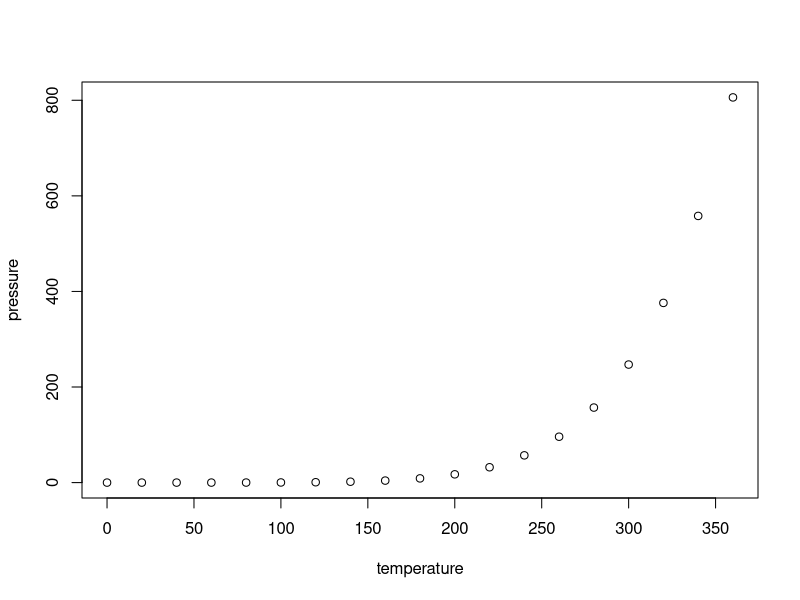
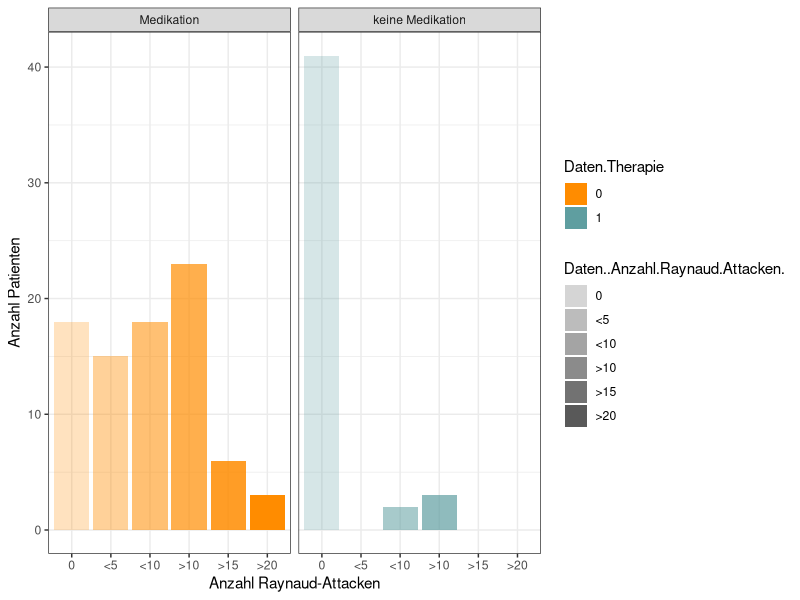
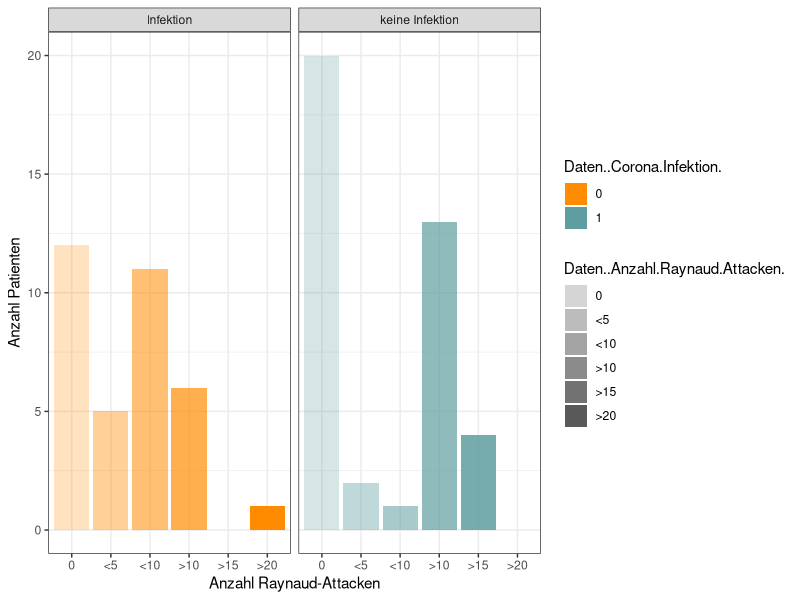
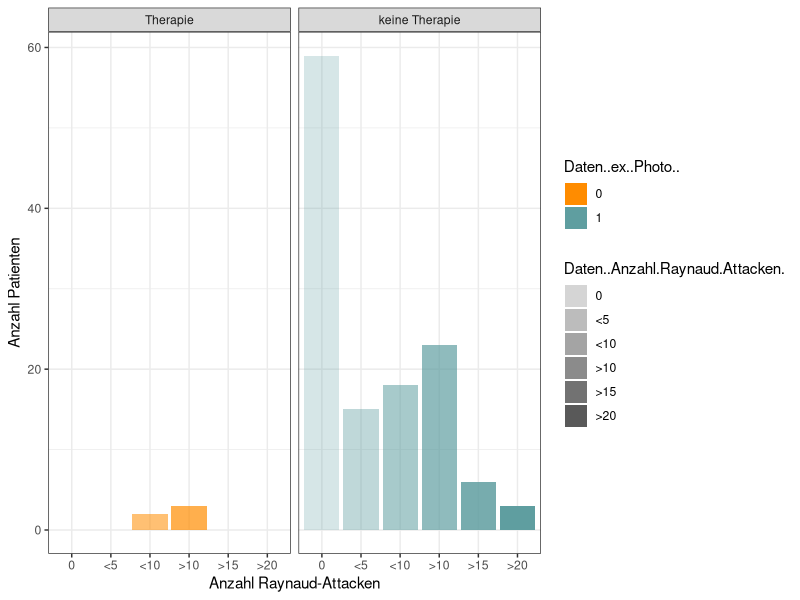
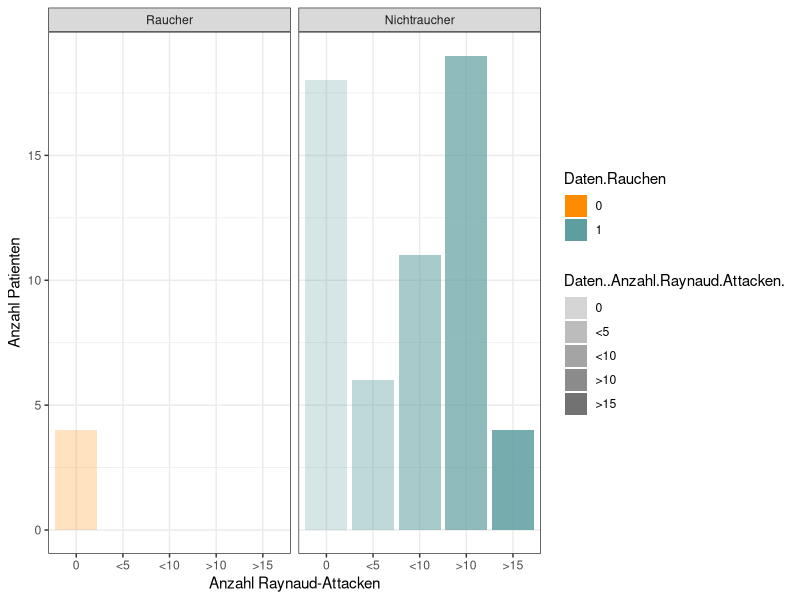
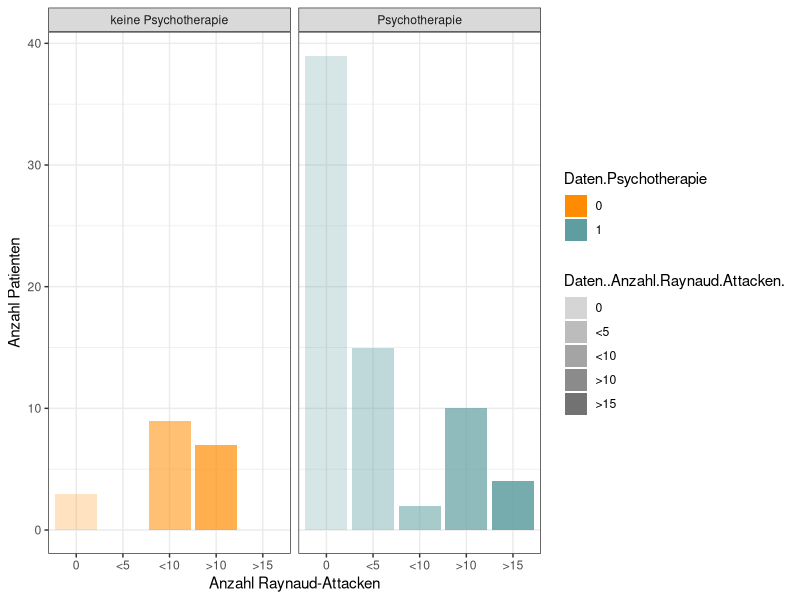
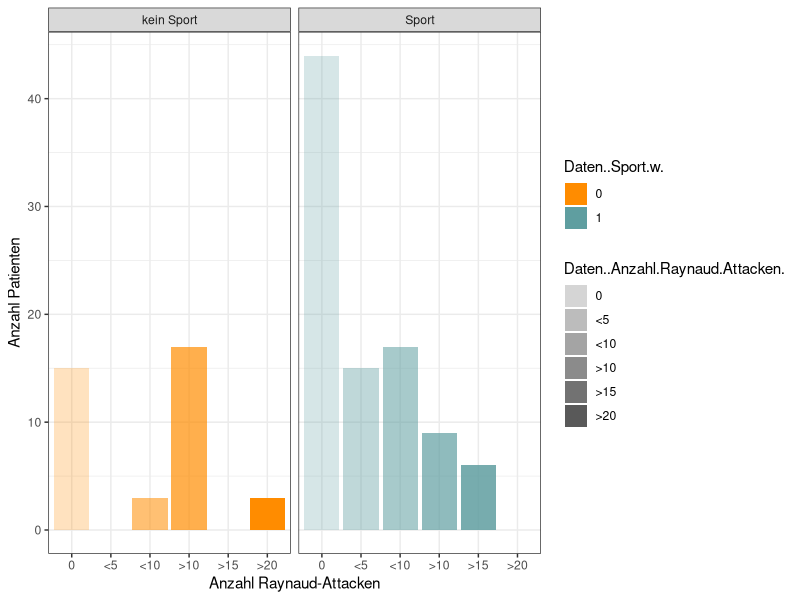
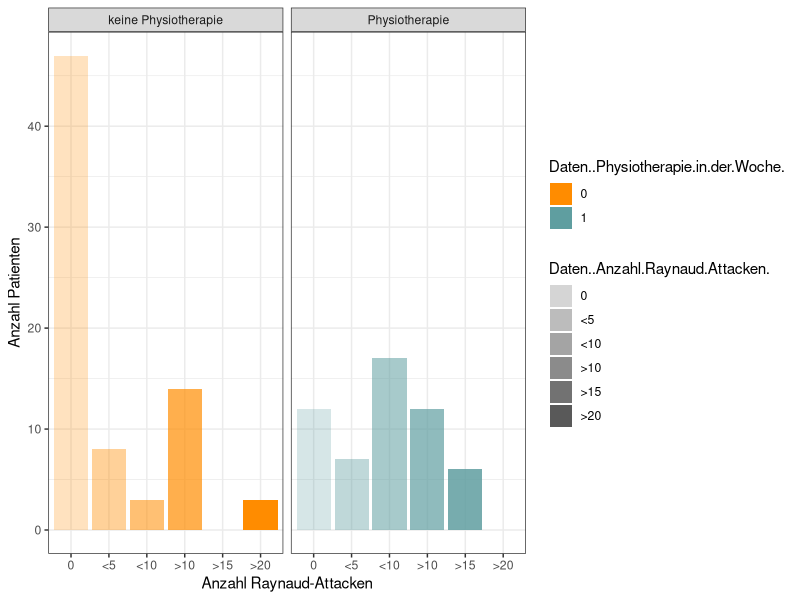

Write R code to recreate these figures, in order.
## ---- chunk 1
knitr::opts_chunk$set(echo = TRUE)
## ---- chunk 2
summary(cars)
## ---- chunk 3
plot(pressure)
## ---- chunk 4


library(tidyverse)
library(ggplot2)
library(readr)
library(patchwork)
Daten <- read_csv("Daten.csv")




Farben_Risiko <- c("0"= "darkorange", "1" = "cadetblue")
############# Medikation
Daten_Medikamente <- data.frame (Daten$Therapie, Daten$`Anzahl Raynaud Attacken`)
Daten_Medikamente <- na.omit(Daten_Medikamente) %>%
  group_by(Daten..Anzahl.Raynaud.Attacken., Daten.Therapie) %>%
  summarise(count=n()) 

Daten_Medikamente$Daten..Anzahl.Raynaud.Attacken. <- factor(Daten_Medikamente$Daten..Anzahl.Raynaud.Attacken., ordered = TRUE, levels = c("0", "<5", "<10", ">10", ">15", ">20"))
Daten_Medikamente$Daten.Therapie <- factor(Daten_Medikamente$Daten.Therapie, levels = c("0", "1")) 

panel_labels_Medikamente <- c("0" = "Medikation", "1" = "keine Medikation")


ggplot(Daten_Medikamente) + aes(x= Daten..Anzahl.Raynaud.Attacken., y=count, fill=Daten.Therapie, alpha=Daten..Anzahl.Raynaud.Attacken.)+
  geom_bar(stat='identity')+ facet_grid(.~Daten.Therapie, labeller= labeller(Daten.Therapie = panel_labels_Medikamente)) + xlab ("Anzahl Raynaud-Attacken") + ylab ("Anzahl Patienten") + theme_bw() + scale_alpha_manual(values=c(0.25, 0.4, 0.55, 0.7, 0.85, 1)) + scale_fill_manual(values=Farben_Risiko) 



########################## Corona
Daten_Corona <- data.frame (Daten$`Corona Infektion`, Daten$`Anzahl Raynaud Attacken`)
Daten_Corona <- na.omit(Daten_Corona) %>%
  group_by(Daten..Anzahl.Raynaud.Attacken., Daten..Corona.Infektion.) %>%
  summarise(count=n()) 

Daten_Corona$Daten..Anzahl.Raynaud.Attacken. <- factor(Daten_Corona$Daten..Anzahl.Raynaud.Attacken., ordered = TRUE, levels = c("0", "<5", "<10", ">10", ">15", ">20"))
Daten_Corona$Daten..Corona.Infektion. <- factor(Daten_Corona$Daten..Corona.Infektion., levels = c("0", "1"))

panel_labels_Corona <- c("0" = "Infektion", "1" = "keine Infektion")

ggplot(Daten_Corona) + aes(x= Daten..Anzahl.Raynaud.Attacken., y=count, fill=Daten..Corona.Infektion., alpha=Daten..Anzahl.Raynaud.Attacken.)+
  geom_bar(stat='identity')+ facet_grid(.~Daten..Corona.Infektion., labeller= labeller(Daten..Corona.Infektion. = panel_labels_Corona)) + xlab ("Anzahl Raynaud-Attacken") + ylab ("Anzahl Patienten") + theme_bw() + scale_alpha_manual(values=c(0.25, 0.4, 0.55, 0.7, 0.85, 1)) + scale_fill_manual(values=Farben_Risiko) 

########################## Externe Phototherapie
Daten_Phototherapie <- data.frame (Daten$`ex. Photo.`, Daten$`Anzahl Raynaud Attacken`)
Daten_Phototherapie <- na.omit(Daten_Phototherapie) %>%
  group_by(Daten..Anzahl.Raynaud.Attacken., Daten..ex..Photo..) %>%
  summarise(count=n()) 

Daten_Phototherapie$Daten..Anzahl.Raynaud.Attacken. <- factor(Daten_Phototherapie$Daten..Anzahl.Raynaud.Attacken., ordered = TRUE, levels = c("0", "<5", "<10", ">10", ">15", ">20"))
Daten_Phototherapie$Daten..ex..Photo.. <- factor(Daten_Phototherapie$Daten..ex..Photo.., levels = c("0", "1"))

panel_labels_Phototherapie <- c("0" = "Therapie", "1" = "keine Therapie")

ggplot(Daten_Phototherapie) + aes(x= Daten..Anzahl.Raynaud.Attacken., y=count, fill=Daten..ex..Photo.., alpha=Daten..Anzahl.Raynaud.Attacken.)+
  geom_bar(stat='identity')+ facet_grid(.~Daten..ex..Photo.., labeller= labeller(Daten..ex..Photo.. = panel_labels_Phototherapie)) + xlab ("Anzahl Raynaud-Attacken") + ylab ("Anzahl Patienten") + theme_bw() + scale_alpha_manual(values=c(0.25, 0.4, 0.55, 0.7, 0.85, 1)) + scale_fill_manual(values=Farben_Risiko) 

############################ Rauchen
Daten_Rauchen <- data.frame (Daten$Rauchen, Daten$`Anzahl Raynaud Attacken`)

## hier zusätzlich Entfernung einiger Anmerkungen nach Gruppierung in "0" und "1"
Daten_Rauchen$Daten.Rauchen <- substr(Daten_Rauchen$Daten.Rauchen, 0, 1)
Daten_Rauchen <- na.omit(Daten_Rauchen) %>%
  group_by(Daten..Anzahl.Raynaud.Attacken., Daten.Rauchen) %>%
  summarise(count=n()) 

Daten_Rauchen$Daten..Anzahl.Raynaud.Attacken. <- factor(Daten_Rauchen$Daten..Anzahl.Raynaud.Attacken., ordered = TRUE, levels = c("0", "<5", "<10", ">10", ">15", ">20"))
Daten_Rauchen$Daten.Rauchen <- factor(Daten_Rauchen$Daten.Rauchen, levels = c("0", "1"))

panel_labels_Rauchen <- c("0" = "Raucher", "1" = "Nichtraucher")

ggplot(Daten_Rauchen) + aes(x= Daten..Anzahl.Raynaud.Attacken., y=count, fill=Daten.Rauchen, alpha=Daten..Anzahl.Raynaud.Attacken.)+
  geom_bar(stat='identity')+ facet_grid(.~Daten.Rauchen, labeller= labeller(Daten.Rauchen = panel_labels_Rauchen)) + xlab ("Anzahl Raynaud-Attacken") + ylab ("Anzahl Patienten") + theme_bw() + scale_alpha_manual(values=c(0.25, 0.4, 0.55, 0.7, 0.85, 1)) + scale_fill_manual(values=Farben_Risiko) 

##################### Psychotherapie
Daten_Psycho <- data.frame (Daten$Psychotherapie, Daten$`Anzahl Raynaud Attacken`)

## hier lediglich Unterscheidung Psychotherapie ja oder nein, keine gesonderte Betrachtung von 2x wöchentlich aufgrund geringer Fallzahl
Daten_Psycho$Daten.Psychotherapie[Daten_Psycho$Daten.Psychotherapie > 1] <- 1

Daten_Psycho <- na.omit(Daten_Psycho) %>%
  group_by(Daten..Anzahl.Raynaud.Attacken., Daten.Psychotherapie) %>%
  summarise(count=n()) 

Daten_Psycho$Daten..Anzahl.Raynaud.Attacken. <- factor(Daten_Psycho$Daten..Anzahl.Raynaud.Attacken., ordered = TRUE, levels = c("0", "<5", "<10", ">10", ">15", ">20"))
Daten_Psycho$Daten.Psychotherapie <- factor(Daten_Psycho$Daten.Psychotherapie, levels = c("0", "1"))

panel_labels_Psycho <- c("0" = "keine Psychotherapie", "1" = "Psychotherapie")

ggplot(Daten_Psycho) + aes(x= Daten..Anzahl.Raynaud.Attacken., y=count, fill=Daten.Psychotherapie, alpha=Daten..Anzahl.Raynaud.Attacken.)+
  geom_bar(stat='identity')+ facet_grid(.~Daten.Psychotherapie, labeller= labeller(Daten.Psychotherapie = panel_labels_Psycho)) + xlab ("Anzahl Raynaud-Attacken") + ylab ("Anzahl Patienten") + theme_bw() + scale_alpha_manual(values=c(0.25, 0.4, 0.55, 0.7, 0.85, 1)) + scale_fill_manual(values=Farben_Risiko) 



################# Sport
Daten_Sport <- data.frame (Daten$`Sport/w`, Daten$`Anzahl Raynaud Attacken`)

## hier lediglich Unterscheidung Sport und kein Sport, keine Berücksichtigung der Häufigkeit
Daten_Sport$Daten..Sport.w.[Daten_Sport$Daten..Sport.w. > 1] <- 1

Daten_Sport <- na.omit(Daten_Sport) %>%
  group_by(Daten..Anzahl.Raynaud.Attacken., Daten..Sport.w.) %>%
  summarise(count=n()) 

Daten_Sport$Daten..Anzahl.Raynaud.Attacken. <- factor(Daten_Sport$Daten..Anzahl.Raynaud.Attacken., ordered = TRUE, levels = c("0", "<5", "<10", ">10", ">15", ">20"))
Daten_Sport$Daten..Sport.w. <- factor(Daten_Sport$Daten..Sport.w., levels = c("0", "1"))

panel_labels_Sport <- c("0" = "kein Sport", "1" = "Sport")

ggplot(Daten_Sport) + aes(x= Daten..Anzahl.Raynaud.Attacken., y=count, fill=Daten..Sport.w., alpha=Daten..Anzahl.Raynaud.Attacken.)+
  geom_bar(stat='identity')+ facet_grid(.~Daten..Sport.w., labeller= labeller(Daten..Sport.w. = panel_labels_Sport)) + xlab ("Anzahl Raynaud-Attacken") + ylab ("Anzahl Patienten") + theme_bw() + scale_alpha_manual(values=c(0.25, 0.4, 0.55, 0.7, 0.85, 1)) + scale_fill_manual(values=Farben_Risiko) 



################### Physio
Daten_Physio <- data.frame (Daten$`Physiotherapie in der Woche`, Daten$`Anzahl Raynaud Attacken`)

## hier lediglich Unterscheidung, ob Physiotherapie, keine Berücksichtigung der Häufigkeit
Daten_Physio$Daten..Physiotherapie.in.der.Woche.[Daten_Physio$Daten..Physiotherapie.in.der.Woche. > 1] <- 1

Daten_Physio <- na.omit(Daten_Physio) %>%
  group_by(Daten..Anzahl.Raynaud.Attacken., Daten..Physiotherapie.in.der.Woche.) %>%
  summarise(count=n()) 

Daten_Physio$Daten..Anzahl.Raynaud.Attacken. <- factor(Daten_Physio$Daten..Anzahl.Raynaud.Attacken., ordered = TRUE, levels = c("0", "<5", "<10", ">10", ">15", ">20"))
Daten_Physio$Daten..Physiotherapie.in.der.Woche. <- factor(Daten_Physio$Daten..Physiotherapie.in.der.Woche., levels = c("0", "1"))

panel_labels_Physio <- c("0" = "keine Physiotherapie", "1" = "Physiotherapie")

ggplot(Daten_Physio) + aes(x= Daten..Anzahl.Raynaud.Attacken., y=count, fill=Daten..Physiotherapie.in.der.Woche., alpha=Daten..Anzahl.Raynaud.Attacken.)+
  geom_bar(stat='identity')+ facet_grid(.~Daten..Physiotherapie.in.der.Woche., labeller= labeller(Daten..Physiotherapie.in.der.Woche. = panel_labels_Physio)) + xlab ("Anzahl Raynaud-Attacken") + ylab ("Anzahl Patienten") + theme_bw() + scale_alpha_manual(values=c(0.25, 0.4, 0.55, 0.7, 0.85, 1)) + scale_fill_manual(values=Farben_Risiko) 

## ---- chunk 5
Daten <- read_csv("Daten.csv")
Farben_Risiko <- c("0"= "darkorange", "1" = "cadetblue")
panel_labels_Rauchen
panel_labels_Medikamente

#### Rauchen (ohne NA)
Daten_Rauchen_2 <- data.frame (Daten$Rauchen, Daten$Raynaud)
Daten_Rauchen_2$Daten.Rauchen <- substr(Daten_Rauchen_2$Daten.Rauchen, 0, 1)
Daten_Rauchen_2 <- na.omit(Daten_Rauchen_2) %>%
  group_by(Daten.Raynaud, Daten.Rauchen) %>%
  summarise(count=n()) 

Daten_Rauchen_2$Daten.Raynaud <- factor(Daten_Rauchen_2$Daten.Raynaud, levels=c("0", "1"), labels = c("ja", "nein"))
Daten_Rauchen_2$Daten.Rauchen <- factor(Daten_Rauchen_2$Daten.Rauchen, levels= c("0", "1"))

ggplot(Daten_Rauchen_2) + aes(x= Daten.Raynaud, y=count, fill=Daten.Rauchen)+
  geom_bar(stat='identity')+
  facet_grid(.~Daten.Rauchen, labeller= labeller(Daten.Rauchen = panel_labels_Rauchen)) + xlab ("Raynaud-Syndrom") + ylab ("Anzahl Patienten") + theme_bw() + scale_fill_manual(values=Farben_Risiko)


#### Medikamente
Daten_Medikamente_2 <- data.frame (Daten$Therapie, Daten$Raynaud)
Daten_Medikamente_2 <- na.omit(Daten_Medikamente_2) %>%
  group_by(Daten.Raynaud, Daten.Therapie) %>%
  summarise(count=n()) 

Daten_Medikamente_2$Daten.Raynaud <- factor(Daten_Medikamente_2$Daten.Raynaud, levels=c("0", "1"), labels = c("ja", "nein"))
Daten_Medikamente_2$Daten.Therapie <- factor(Daten_Medikamente_2$Daten.Therapie, levels=c("0", "1"))

ggplot(Daten_Medikamente_2) + aes(x= Daten.Raynaud, y=count, fill=Daten.Therapie)+
  geom_bar(stat='identity')+
  facet_grid(.~Daten.Therapie, labeller= labeller(Daten.Therapie = panel_labels_Medikamente)) + xlab ("Raynaud-Syndrom") + ylab ("Anzahl Patienten") + theme_bw() + scale_fill_manual(values=Farben_Risiko)                                                                
                                        
## Unterscheidung Gruppen


#### externe Phototherapie
Daten_Phototherapie_2 <- data.frame (Daten$`ex. Photo.`, Daten$Raynaud)
Daten_Phototherapie_2 <- na.omit(Daten_Phototherapie_2) %>%
  group_by(Daten.Raynaud, Daten..ex..Photo..) %>%
  summarise(count=n()) 

Daten_Phototherapie_2$Daten.Raynaud <- factor(Daten_Phototherapie_2$Daten.Raynaud, levels=c("0", "1"), labels = c("ja", "nein"))
Daten_Phototherapie_2$Daten..ex..Photo.. <- factor(Daten_Phototherapie_2$Daten..ex..Photo.., levels=c("0", "1"))

ggplot(Daten_Phototherapie_2) + aes(x= Daten.Raynaud, y=count, fill=Daten..ex..Photo..) +
  geom_bar(stat='identity')+
  facet_grid(.~Daten..ex..Photo.., labeller= labeller(Daten..ex..Photo.. = panel_labels_Phototherapie)) + xlab ("Raynaud") + ylab ("Anzahl Patienten") + theme_bw() + scale_fill_manual(values=Farben_Risiko)


#### Corona
Daten_Corona_2 <- data.frame (Daten$`Corona Infektion`, Daten$Raynaud)
Daten_Corona_2 <- na.omit(Daten_Corona_2) %>%
  group_by(Daten.Raynaud, Daten..Corona.Infektion.) %>%
  summarise(count=n()) 

Daten_Corona_2$Daten.Raynaud <- factor(Daten_Corona_2$Daten.Raynaud, levels=c("0", "1"), labels = c("ja", "nein"))
Daten_Corona_2$Daten..Corona.Infektion. <- factor(Daten_Corona_2$Daten..Corona.Infektion., levels=c("0", "1"))

ggplot(Daten_Corona_2) + aes(x= Daten.Raynaud, y=count, fill=Daten..Corona.Infektion.)+
  geom_bar(stat='identity')+
  facet_grid(.~Daten..Corona.Infektion., labeller= labeller(Daten..Corona.Infektion. = panel_labels_Corona)) + xlab ("Raynaud") + ylab ("Anzahl Patienten") + theme_bw() + scale_fill_manual(values=Farben_Risiko)


## Auswirkungen?


#### Psychotherapie
Daten_Psycho_2 <- data.frame (Daten$Psychotherapie, Daten$Raynaud)
Daten_Psycho_2$Daten.Psychotherapie[Daten_Psycho_2$Daten.Psychotherapie > 1] <- 1
Daten_Psycho_2 <- na.omit(Daten_Psycho_2) %>%
  group_by(Daten.Raynaud, Daten.Psychotherapie) %>%
  summarise(count=n()) 

Daten_Psycho_2$Daten.Raynaud <- factor(Daten_Psycho_2$Daten.Raynaud, levels=c("0", "1"), labels = c("ja", "nein"))
Daten_Psycho_2$Daten.Psychotherapie <- factor(Daten_Psycho_2$Daten.Psychotherapie, levels=c("0", "1"))

ggplot(Daten_Psycho_2) + aes(x= Daten.Raynaud, y=count, fill=Daten.Psychotherapie)+ 
  geom_bar(stat='identity')+
  facet_grid(.~Daten.Psychotherapie, labeller= labeller(Daten.Psychotherapie = panel_labels_Psycho))+ xlab ("Raynaud") + ylab ("Anzahl Patienten") + theme_bw() + scale_fill_manual(values=Farben_Risiko)


#### Sport
Daten_Sport_2 <- data.frame (Daten$`Sport/w`, Daten$Raynaud)
Daten_Sport_2$Daten..Sport.w.[Daten_Sport_2$Daten..Sport.w. > 1] <- 1
Daten_Sport_2 <- na.omit(Daten_Sport_2) %>%
  group_by(Daten.Raynaud, Daten..Sport.w.) %>%
  summarise(count=n()) 

Daten_Sport_2$Daten.Raynaud <- factor(Daten_Sport_2$Daten.Raynaud, levels=c("0", "1"), labels = c("ja", "nein"))
Daten_Sport_2$Daten..Sport.w. <- factor(Daten_Sport_2$Daten..Sport.w., levels=c("0", "1"))

ggplot(Daten_Sport_2) + aes(x= Daten.Raynaud, y=count, fill=Daten..Sport.w.)+
  geom_bar(stat='identity')+
  facet_grid(.~Daten..Sport.w., labeller= labeller(Daten..Sport.w. = panel_labels_Sport)) + xlab ("Raynaud") + ylab ("Anzahl Patienten") + theme_bw() + scale_fill_manual(values=Farben_Risiko)



#### Physiotherapie
Daten_Physio_2 <- data.frame (Daten$`Physiotherapie in der Woche`, Daten$Raynaud)
Daten_Physio_2$Daten..Physiotherapie.in.der.Woche.[Daten_Physio_2$Daten..Physiotherapie.in.der.Woche. > 1] <- 1
Daten_Physio_2 <- na.omit(Daten_Physio_2) %>%
  group_by(Daten.Raynaud, Daten..Physiotherapie.in.der.Woche.) %>%
  summarise(count=n()) 

Daten_Physio_2$Daten.Raynaud <- factor(Daten_Physio_2$Daten.Raynaud, levels=c("0", "1"), labels = c("ja", "nein"))
Daten_Physio_2$Daten..Physiotherapie.in.der.Woche. <- factor(Daten_Physio_2$Daten..Physiotherapie.in.der.Woche., levels=c("0", "1"))

ggplot(Daten_Physio_2) + aes(x= Daten.Raynaud, y=count, fill=Daten..Physiotherapie.in.der.Woche.)+
  geom_bar(stat='identity')+
  facet_grid(.~Daten..Physiotherapie.in.der.Woche., labeller= labeller(Daten..Physiotherapie.in.der.Woche. = panel_labels_Physio)) + xlab ("Raynaud") + ylab ("Anzahl Patienten") + theme_bw() + scale_fill_manual(values=Farben_Risiko)

## ---- chunk 6
Daten <- read_csv("Daten.csv")
Farben_Risiko <- c("0"= "darkorange", "1" = "cadetblue")
panel_labels_Rauchen
panel_labels_Medikamente


#### Rauchen (ohne NA)
Daten_Rauchen_3 <- data.frame (Daten$Rauchen, Daten$Sklerodermie)
Daten_Rauchen_3$Daten.Rauchen <- substr(Daten_Rauchen_2$Daten.Rauchen, 0, 1)
Daten_Rauchen_3 <- na.omit(Daten_Rauchen_3) %>%
  group_by(Daten.Sklerodermie, Daten.Rauchen) %>%
  summarise(count=n()) 

Daten_Rauchen_3$Daten.Sklerodermie <- factor(Daten_Rauchen_3$Daten.Sklerodermie, levels=c("0", "1"), labels = c("ja", "nein"))
Daten_Rauchen_3$Daten.Rauchen <- factor(Daten_Rauchen_3$Daten.Rauchen, levels= c("0", "1"))

ggplot(Daten_Rauchen_3) + aes(x= Daten.Sklerodermie, y=count, fill=Daten.Rauchen)+
  geom_bar(stat='identity')+
  facet_grid(.~Daten.Rauchen, labeller= labeller(Daten.Rauchen = panel_labels_Rauchen)) + xlab ("Sklerodermie") + ylab ("Anzahl Patienten") + theme_bw() + scale_fill_manual(values=Farben_Risiko)


#### Medikamente
Daten_Medikamente_3 <- data.frame (Daten$Therapie, Daten$Sklerodermie)
Daten_Medikamente_3 <- na.omit(Daten_Medikamente_3) %>%
  group_by(Daten.Sklerodermie, Daten.Therapie) %>%
  summarise(count=n()) 

Daten_Medikamente_3$Daten.Sklerodermie <- factor(Daten_Medikamente_3$Daten.Sklerodermie, levels=c("0", "1"), labels = c("ja", "nein"))
Daten_Medikamente_3$Daten.Therapie <- factor(Daten_Medikamente_3$Daten.Therapie, levels=c("0", "1"))

ggplot(Daten_Medikamente_3) + aes(x= Daten.Sklerodermie, y=count, fill=Daten.Therapie)+
  geom_bar(stat='identity')+
  facet_grid(.~Daten.Therapie, labeller= labeller(Daten.Therapie = panel_labels_Medikamente)) + xlab ("Sklerodermie") + ylab ("Anzahl Patienten") + theme_bw() + scale_fill_manual(values=Farben_Risiko)                                                                

## Unterscheidung Gruppen


#### externe Phototherapie
Daten_Phototherapie_3 <- data.frame (Daten$`ex. Photo.`, Daten$Sklerodermie)
Daten_Phototherapie_3 <- na.omit(Daten_Phototherapie_3) %>%
  group_by(Daten.Sklerodermie, Daten..ex..Photo..) %>%
  summarise(count=n()) 

Daten_Phototherapie_3$Daten.Sklerodermie <- factor(Daten_Phototherapie_3$Daten.Sklerodermie, levels=c("0", "1"), labels = c("ja", "nein"))
Daten_Phototherapie_3$Daten..ex..Photo.. <- factor(Daten_Phototherapie_3$Daten..ex..Photo.., levels=c("0", "1"))

ggplot(Daten_Phototherapie_3) + aes(x= Daten.Sklerodermie, y=count, fill=Daten..ex..Photo..) +
  geom_bar(stat='identity')+
  facet_grid(.~Daten..ex..Photo.., labeller= labeller(Daten..ex..Photo.. = panel_labels_Phototherapie)) + xlab ("Sklerodermie") + ylab ("Anzahl Patienten") + theme_bw() + scale_fill_manual(values=Farben_Risiko)


#### Corona
Daten_Corona_3 <- data.frame (Daten$`Corona Infektion`, Daten$Sklerodermie)
Daten_Corona_3 <- na.omit(Daten_Corona_3) %>%
  group_by(Daten.Sklerodermie, Daten..Corona.Infektion.) %>%
  summarise(count=n()) 

Daten_Corona_3$Daten.Sklerodermie <- factor(Daten_Corona_3$Daten.Sklerodermie, levels=c("0", "1"), labels = c("ja", "nein"))
Daten_Corona_3$Daten..Corona.Infektion. <- factor(Daten_Corona_3$Daten..Corona.Infektion., levels=c("0", "1"))

ggplot(Daten_Corona_3) + aes(x= Daten.Sklerodermie, y=count, fill=Daten..Corona.Infektion.)+
  geom_bar(stat='identity')+
  facet_grid(.~Daten..Corona.Infektion., labeller= labeller(Daten..Corona.Infektion. = panel_labels_Corona)) + xlab ("Sklerodermie") + ylab ("Anzahl Patienten") + theme_bw() + scale_fill_manual(values=Farben_Risiko)


## Auswirkungen?


#### Psychotherapie
Daten_Psycho_3 <- data.frame (Daten$Psychotherapie, Daten$Sklerodermie)
Daten_Psycho_3$Daten.Psychotherapie[Daten_Psycho_3$Daten.Psychotherapie > 1] <- 1
Daten_Psycho_3 <- na.omit(Daten_Psycho_3) %>%
  group_by(Daten.Sklerodermie, Daten.Psychotherapie) %>%
  summarise(count=n()) 

Daten_Psycho_3$Daten.Sklerodermie <- factor(Daten_Psycho_3$Daten.Sklerodermie, levels=c("0", "1"), labels = c("ja", "nein"))
Daten_Psycho_3$Daten.Psychotherapie <- factor(Daten_Psycho_3$Daten.Psychotherapie, levels=c("0", "1"))

ggplot(Daten_Psycho_3) + aes(x= Daten.Sklerodermie, y=count, fill=Daten.Psychotherapie)+ 
  geom_bar(stat='identity')+
  facet_grid(.~Daten.Psychotherapie, labeller= labeller(Daten.Psychotherapie = panel_labels_Psycho))+ xlab ("Sklerodermie") + ylab ("Anzahl Patienten") + theme_bw() + scale_fill_manual(values=Farben_Risiko)


#### Sport
Daten_Sport_3 <- data.frame (Daten$`Sport/w`, Daten$Sklerodermie)
Daten_Sport_3$Daten..Sport.w.[Daten_Sport_3$Daten..Sport.w. > 1] <- 1
Daten_Sport_3 <- na.omit(Daten_Sport_3) %>%
  group_by(Daten.Sklerodermie, Daten..Sport.w.) %>%
  summarise(count=n()) 

Daten_Sport_3$Daten.Sklerodermie <- factor(Daten_Sport_3$Daten.Sklerodermie, levels=c("0", "1"), labels = c("ja", "nein"))
Daten_Sport_3$Daten..Sport.w. <- factor(Daten_Sport_3$Daten..Sport.w., levels=c("0", "1"))

ggplot(Daten_Sport_3) + aes(x= Daten.Sklerodermie, y=count, fill=Daten..Sport.w.)+
  geom_bar(stat='identity')+
  facet_grid(.~Daten..Sport.w., labeller= labeller(Daten..Sport.w. = panel_labels_Sport)) + xlab ("Sklerodermie") + ylab ("Anzahl Patienten") + theme_bw() + scale_fill_manual(values=Farben_Risiko)



#### Physiotherapie
Daten_Physio_3 <- data.frame (Daten$`Physiotherapie in der Woche`, Daten$Sklerodermie)
Daten_Physio_3$Daten..Physiotherapie.in.der.Woche.[Daten_Physio_3$Daten..Physiotherapie.in.der.Woche. > 1] <- 1
Daten_Physio_3 <- na.omit(Daten_Physio_3) %>%
  group_by(Daten.Sklerodermie, Daten..Physiotherapie.in.der.Woche.) %>%
  summarise(count=n()) 

Daten_Physio_3$Daten.Sklerodermie <- factor(Daten_Physio_3$Daten.Sklerodermie, levels=c("0", "1"), labels = c("ja", "nein"))
Daten_Physio_3$Daten..Physiotherapie.in.der.Woche. <- factor(Daten_Physio_3$Daten..Physiotherapie.in.der.Woche., levels=c("0", "1"))

ggplot(Daten_Physio_3) + aes(x= Daten.Sklerodermie, y=count, fill=Daten..Physiotherapie.in.der.Woche.)+
  geom_bar(stat='identity')+
  facet_grid(.~Daten..Physiotherapie.in.der.Woche., labeller= labeller(Daten..Physiotherapie.in.der.Woche. = panel_labels_Physio)) + xlab ("Sklerodermie") + ylab ("Anzahl Patienten") + theme_bw() + scale_fill_manual(values=Farben_Risiko)
## ---- chunk 7
### relative Häufigkeiten
Daten_Medikamente_Subgruppe_1 <- Daten_Medikamente %>%
  filter(Daten.Therapie == 1)
Daten_Medikamente_Subgruppe_0 <- Daten_Medikamente %>%
  filter(Daten.Therapie == 0)

gp1 <- ggplot(Daten_Medikamente_Subgruppe_0) + aes(x= Daten..Anzahl.Raynaud.Attacken., y=count/sum(count)*100, fill="darkorange", alpha=Daten..Anzahl.Raynaud.Attacken.)+
  geom_bar(stat='identity') + xlab ("Anzahl Raynaud-Attacken") + ylab ("Anzahl Patienten in Prozent") + theme_bw() + scale_alpha_manual(values=c(0.25, 0.4, 0.55, 0.7, 0.85, 1)) + scale_fill_manual(values = "darkorange")


gp2 <- ggplot(Daten_Medikamente_Subgruppe_1) + aes(x= Daten..Anzahl.Raynaud.Attacken., y=count/sum(count)*100, fill= "cadetblue", alpha=Daten..Anzahl.Raynaud.Attacken.)+
  geom_bar(stat='identity') + xlab ("Anzahl Raynaud-Attacken") + ylab ("Anzahl Patienten in Prozent") + theme_bw() + scale_alpha_manual(values=c(0.25, 0.4, 0.55, 0.7, 0.85, 1)) + scale_fill_manual(values = "cadetblue")



ggp <- (gp1+gp2)
ggp




